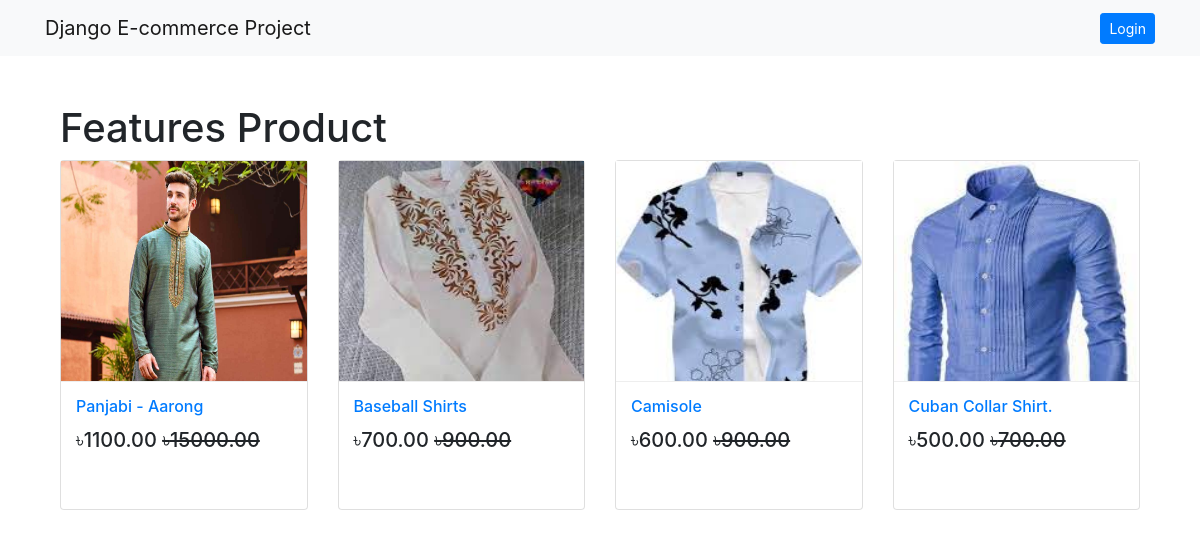
The page / on the database its author committed.
### app_shop/models.py (models this page shows, shortened)
class Product(models.Model):
    mainimage = models.ImageField(upload_to=True)
    name = models.CharField(max_length=250)
    category = models.ForeignKey(Category,on_delete=models.CASCADE,related_name="category")
    preview_text = models.TextField(max_length=250,verbose_name="Preview Text")
    Detail_text = models.TextField(max_length=1000,verbose_name="Description")
    price= models.FloatField()
    old_Price = models.FloatField(default=0.00)
    created = models.DateTimeField(auto_now_add=True)
    class Meta:
        ordering= ["-created",]

### app_shop/views.py (the view)
# urls.py: path('',views.Home.as_view(),name="Home"),
class Home(ListView):
    model = Product
    template_name = "app_shop/Home.html"

### templates/app_shop/Home.html
{% extends 'base.html'%}
{% block body_block %}
<div class="container my-5">
  <h1 class=-"my-5">Features Product</h1>
  <div class="row">
    {% for product in object_list %}
    <div class="col-md-6 col-sm-12 col-lg-3">
      <figure class="card card-product">
        <div class="img-wrap">
          <img src="/media/{{product.mainimage}}" style="width:100%; height:300px" alt="">
        </div>
        <figcaption class="info-wrap">
          <h6 class="title"><a href="{% url 'app_shop:product-detail' pk=product.pk %}">{{product.name}}</a></h6>
          <div class="action-wrap">
            <div class="price-wrap h5">
              <span class="new-price">&#2547;{{product.price|floatformat:2}}</span>
              <span class="old-Price"><strike>&#2547;{{product.old_Price|floatformat:2}}</strike></span>
            </div>
          </div>
        </figcaption>
      </figure>
    </div>
{% endfor %}
  </div>
</div>
{% endblock %}

### templates/base.html (style rules this page uses)
.card { height: 350px; }
.card-product::after { content:""; display:table; clear:both; visibility: hidden; }
.card-product .img-wrap { border-radious:3px 3px 0 0; overflow: hidden; position: relative; height: 220px; text-align: center; }
.card-product .img-wrap img { max-width: 100%; max-height: 100% object-fit:cover; }
.card-product .info-wrap { overflow: hidden; padding: 15px; border-top: 1px solid #eee; }
.card-product .action-wrap { padding-top: 4px; margin-top: 4px; }
.card-product .title { margin-top: 0px; }

### rows shown on the page
Product: mainimage (picture), name "Panjabi - Aarong", price "1100.00", old_Price "15000.00"
Product: mainimage (picture), name "Baseball Shirts", price "700.00", old_Price "900.00"
Product: mainimage (picture), name "Camisole", price "600.00", old_Price "900.00"
Product: mainimage (picture), name "Cuban Collar Shirt.", price "500.00", old_Price "700.00"
